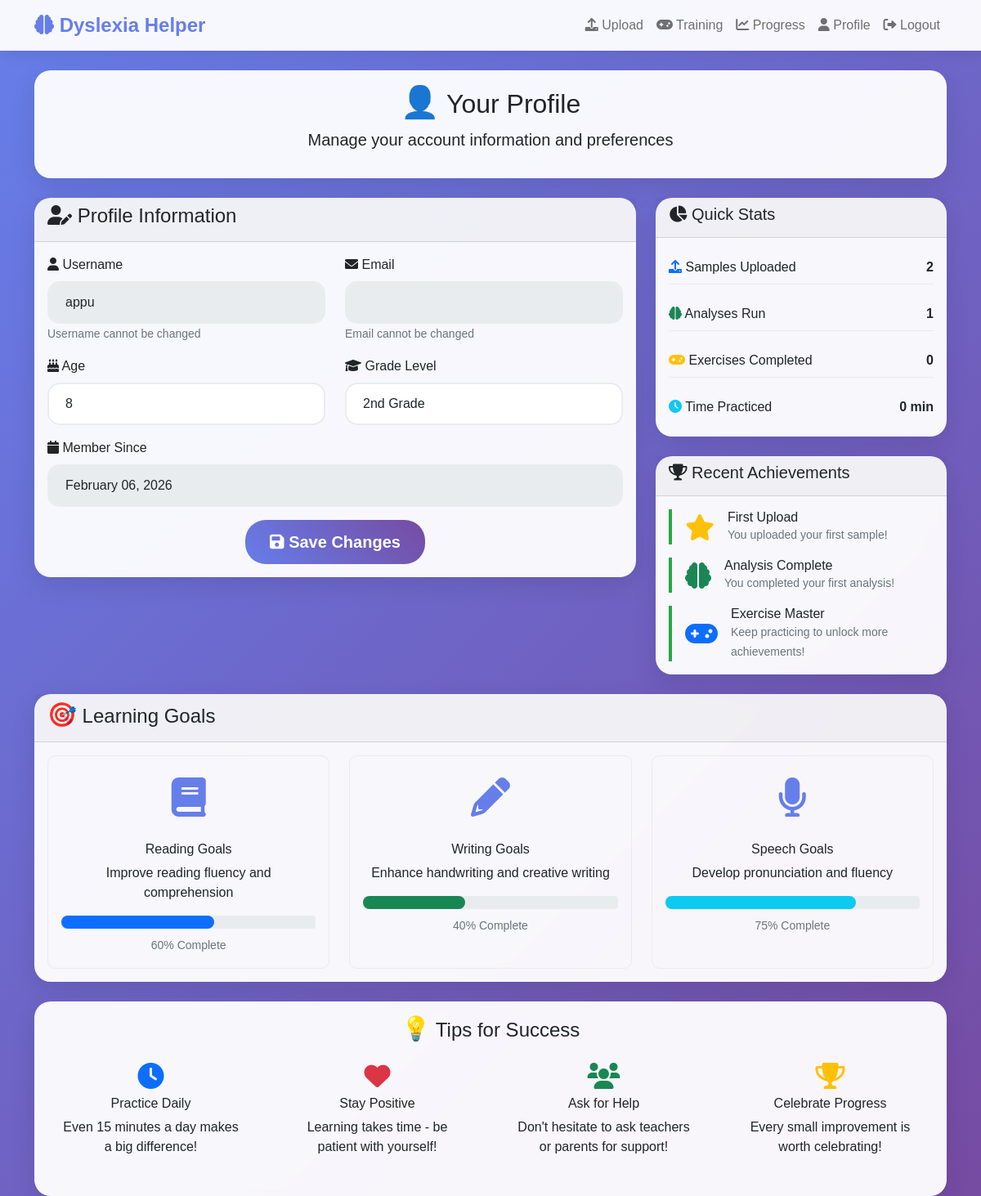
Screenshot of /profile/ (signed in) with the database file from the repository.
### data_collection/models.py (models this page shows, shortened)
class UserProfile(models.Model):
    user = models.OneToOneField(User, on_delete=models.CASCADE)
    age = models.IntegerField(null=True, blank=True)
    grade_level = models.CharField(max_length=20, null=True, blank=True)
    created_at = models.DateTimeField(auto_now_add=True)

### user_interface/views.py (the view)
# urls.py: path('profile/', views.profile, name='profile'),
@login_required
def profile(request):
    profile, created = UserProfile.objects.get_or_create(
        user=request.user,
        defaults={'age': 10, 'grade_level': '5th'}
    )
    if request.method == 'POST':
        profile.age = request.POST.get('age', profile.age)
        profile.grade_level = request.POST.get('grade_level', profile.grade_level)
        profile.save()
        messages.success(request, 'Profile updated successfully!')
        return redirect('profile')
    context = {
        'profile': profile,
    }
    return render(request, 'user_interface/profile.html', context)

### user_interface/context_processors.py (called while the page is built)
def detection_status(request):
    if request.user.is_authenticated:
        latest_detection = DetectionResult.objects.filter(user=request.user).order_by('-detection_timestamp').first()
        has_detection = False
        if latest_detection:
            if latest_detection.risk_level in ['medium', 'high'] or \
               latest_detection.dyslexia_probability > 0.4 or \
               latest_detection.dysgraphia_probability > 0.4:
                has_detection = True
        return {
            'has_detection': has_detection,
            'latest_detection_result': latest_detection
        }
    return {}

### user_interface/templates/user_interface/profile.html (shortened to what this page needs)
{% extends 'user_interface/base.html' %}
{% block content %}
<div class="row">
    <div class="col-12">
        <div class="card mb-4">
            <div class="card-body text-center">
                <h2><span class="emoji">👤</span> Your Profile</h2>
                <p class="lead">Manage your account information and preferences</p>
            </div>
        </div>
    </div>
</div>
<div class="row">
    <div class="col-md-8">
        <div class="card">
            <div class="card-header">
                <h4><i class="fas fa-user-edit"></i> Profile Information</h4>
            </div>
            <div class="card-body">
                <form method="post">
                    <div class="row">
                        <div class="col-md-6">
                            <div class="mb-3">
                                <label for="username" class="form-label">
                                    <i class="fas fa-user"></i> Username
                                </label>
                                <input type="text" class="form-control" value="{{ user.username }}" readonly>
                                <small class="form-text text-muted">Username cannot be changed</small>
                            </div>
                        </div>
                        <div class="col-md-6">
                            <div class="mb-3">
                                <label for="email" class="form-label">
                                    <i class="fas fa-envelope"></i> Email
                                </label>
                                <input type="email" class="form-control" value="{{ user.email }}" readonly>
                                <small class="form-text text-muted">Email cannot be changed</small>
                            </div>
                        </div>
                    </div>
                    <div class="row">
                        <div class="col-md-6">
                            <div class="mb-3">
                                <label for="age" class="form-label">
                                    <i class="fas fa-birthday-cake"></i> Age
                                </label>
                                <input type="number" class="form-control" name="age" id="age"
                                       value="{{ profile.age }}" min="5" max="18" required>
                            </div>
                        </div>
                        <div class="col-md-6">
                            <div class="mb-3">
                                <label for="grade_level" class="form-label">
                                    <i class="fas fa-graduation-cap"></i> Grade Level
                                </label>
                                <select class="form-control" name="grade_level" id="grade_level" required>
                                    <option value="2nd" {% if profile.grade_level == '2nd' %}selected{% endif %}>2nd Grade</option>
                                </select>
                            </div>
                        </div>
                    </div>
                    <div class="mb-3">
                        <label for="created_at" class="form-label">
                            <i class="fas fa-calendar"></i> Member Since
                        </label>
                        <input type="text" class="form-control" value="{{ profile.created_at|date:'F d, Y' }}" readonly>
                    </div>
                    <div class="text-center">
                        <button type="submit" class="btn btn-primary btn-lg">
                            <i class="fas fa-save"></i> Save Changes
                        </button>
                    </div>
                </form>
            </div>
        </div>
    </div>
    <div class="col-md-4">
        <div class="card mb-4">
            <div class="card-header">
                <h5><i class="fas fa-chart-pie"></i> Quick Stats</h5>
            </div>
            <div class="card-body">
                <div class="stat-item mb-3">
                    <div class="d-flex justify-content-between">
                        <span><i class="fas fa-upload text-primary"></i> Samples Uploaded</span>
                        <span class="fw-bold">{{ user.handwritingsample_set.count|add:user.speechsample_set.count }}</span>
                    </div>
                </div>
                <div class="stat-item mb-3">
                    <div class="d-flex justify-content-between">
                        <span><i class="fas fa-brain text-success"></i> Analyses Run</span>
                        <span class="fw-bold">{{ user.detectionresult_set.count }}</span>
                    </div>
                </div>
                <div class="stat-item mb-3">
                    <div class="d-flex justify-content-between">
                        <span><i class="fas fa-gamepad text-warning"></i> Exercises Completed</span>
                        <span class="fw-bold">{{ user.exercisesession_set.count }}</span>
                    </div>
                </div>
                <div class="stat-item">
                    <div class="d-flex justify-content-between">
                        <span><i class="fas fa-clock text-info"></i> Time Practiced</span>
                        <span class="fw-bold">{{ user.exercisesession_set.aggregate.total_time|default:0 }} min</span>
                    </div>
                </div>
            </div>
        </div>
        <div class="card">
            <div class="card-header">
                <h5><i class="fas fa-trophy"></i> Recent Achievements</h5>
            </div>
            <div class="card-body">
                <div class="achievement-item mb-3">
                    <div class="d-flex align-items-center">
                        <i class="fas fa-star text-warning fa-2x me-3"></i>
                        <div>
                            <h6 class="mb-0">First Upload</h6>
                            <small class="text-muted">You uploaded your first sample!</small>
                        </div>
                    </div>
                </div>
                <div class="achievement-item mb-3">
                    <div class="d-flex align-items-center">
                        <i class="fas fa-brain text-success fa-2x me-3"></i>
                        <div>
                            <h6 class="mb-0">Analysis Complete</h6>
                            <small class="text-muted">You completed your first analysis!</small>
                        </div>
                    </div>
                </div>
                <div class="achievement-item">
                    <div class="d-flex align-items-center">
                        <i class="fas fa-gamepad text-primary fa-2x me-3"></i>
                        <div>
                            <h6 class="mb-0">Exercise Master</h6>
                            <small class="text-muted">Keep practicing to unlock more achievements!</small>
                        </div>
                    </div>
                </div>
            </div>
        </div>
    </div>
</div>
<div class="row mt-4">
    <div class="col-12">
        <div class="card">
            <div class="card-header">
                <h4><span class="emoji">🎯</span> Learning Goals</h4>
            </div>
            <div class="card-body">
                <div class="row">
                    <div class="col-md-4">
                        <div class="goal-card text-center">
                            <div class="feature-icon">
                                <i class="fas fa-book"></i>
                            </div>
                            <h6>Reading Goals</h6>
                            <p>Improve reading fluency and comprehension</p>
                            <div class="progress mb-2">
                                <div class="progress-bar bg-primary" style="width: 60%"></div>
                            </div>
                            <small class="text-muted">60% Complete</small>
                        </div>
                    </div>
                    <div class="col-md-4">
                        <div class="goal-card text-center">
                            <div class="feature-icon">
                                <i class="fas fa-pencil-alt"></i>
                            </div>
                            <h6>Writing Goals</h6>
                            <p>Enhance handwriting and creative writing</p>
                            <div class="progress mb-2">
                                <div class="progress-bar bg-success" style="width: 40%"></div>
                            </div>
                            <small class="text-muted">40% Complete</small>
                        </div>
                    </div>
                    <div class="col-md-4">
                        <div class="goal-card text-center">
                            <div class="feature-icon">
                                <i class="fas fa-microphone"></i>
                            </div>
                            <h6>Speech Goals</h6>
                            <p>Develop pronunciation and fluency</p>
                            <div class="progress mb-2">
                                <div class="progress-bar bg-info" style="width: 75%"></div>
                            </div>
                            <small class="text-muted">75% Complete</small>
                        </div>
                    </div>
                </div>
            </div>
        </div>
    </div>
</div>
<div class="row mt-4">
    <div class="col-12">
        <div class="card">
            <div class="card-body text-center">
                <h4><span class="emoji">💡</span> Tips for Success</h4>
                <div class="row">
                    <div class="col-md-3">
                        <div class="tip-item">
                            <i class="fas fa-clock fa-2x text-primary mb-2"></i>
                            <h6>Practice Daily</h6>
                            <p>Even 15 minutes a day makes a big difference!</p>
                        </div>
                    </div>
                    <div class="col-md-3">
                        <div class="tip-item">
                            <i class="fas fa-heart fa-2x text-danger mb-2"></i>
                            <h6>Stay Positive</h6>
                            <p>Learning takes time - be patient with yourself!</p>
                        </div>
                    </div>
                    <div class="col-md-3">
                        <div class="tip-item">
                            <i class="fas fa-users fa-2x text-success mb-2"></i>
                            <h6>Ask for Help</h6>
                            <p>Don't hesitate to ask teachers or parents for support!</p>
                        </div>
                    </div>
                    <div class="col-md-3">
                        <div class="tip-item">
                            <i class="fas fa-trophy fa-2x text-warning mb-2"></i>
                            <h6>Celebrate Progress</h6>
                            <p>Every small improvement is worth celebrating!</p>
                        </div>
                    </div>
                </div>
            </div>
        </div>
    </div>
</div>
{% endblock %}

### user_interface/templates/user_interface/base.html (style rules this page uses)
:root { --bg-start: #667eea; --bg-end: #764ba2; --glass-bg: rgba(255, 255, 255, 0.95); --text-color: #1f2937; --card-shadow: 0 10px 30px rgba(0, 0, 0, 0.12); --accent: #8b5cf6; --accent-2: #06b6d4; }
body { background: linear-gradient(135deg, #667eea 0%, #764ba2 100%); font-family: 'Comic Sans MS', cursive, sans-serif; min-height: 100vh; }
.card { border: none; border-radius: 20px; box-shadow: 0 10px 30px rgba(0, 0, 0, 0.1); background: rgba(255, 255, 255, 0.95); backdrop-filter: blur(10px); }
.btn { position: relative; overflow: hidden; }
.btn-primary { background: linear-gradient(45deg, #667eea, #764ba2); border: none; border-radius: 25px; padding: 12px 30px; font-weight: bold; transition: all 0.3s ease; }
.feature-icon { font-size: 3rem; color: #667eea; margin-bottom: 1rem; transition: transform .2s ease; }
.progress-bar { background-color: #667eea; border-radius: 10px; }
.form-control { border-radius: 15px; border: 2px solid #e9ecef; padding: 12px 20px; }
.emoji { font-size: 1.2em; }
.stat-item { padding: 0.5rem 0; border-bottom: 1px solid #e9ecef; }
.stat-item:last-child { border-bottom: none; }
.achievement-item { border-left: 4px solid #28a745; padding-left: 1rem; }
.goal-card { padding: 1rem; border: 1px solid #e9ecef; border-radius: 10px; height: 100%; }
.tip-item { padding: 1rem; }

### user_interface/templates/user_interface/profile.html (style rules this page uses)
.stat-item { padding: 0.5rem 0; border-bottom: 1px solid #e9ecef; }
.stat-item:last-child { border-bottom: none; }
.achievement-item { border-left: 4px solid #28a745; padding-left: 1rem; }
.goal-card { padding: 1rem; border: 1px solid #e9ecef; border-radius: 10px; height: 100%; }
.tip-item { padding: 1rem; }

### rows the page displays
UserProfile: age "8", grade_level "2nd Grade", created_at "February 06, 2026"

### other values shown
{{ user.handwritingsample_set.count|add:user.speechsample_set.count }} "2"
{{ user.detectionresult_set.count }} "1"
{{ user.exercisesession_set.count }} "0"
{{ user.exercisesession_set.aggregate.total_time|default:0 }} "0"
